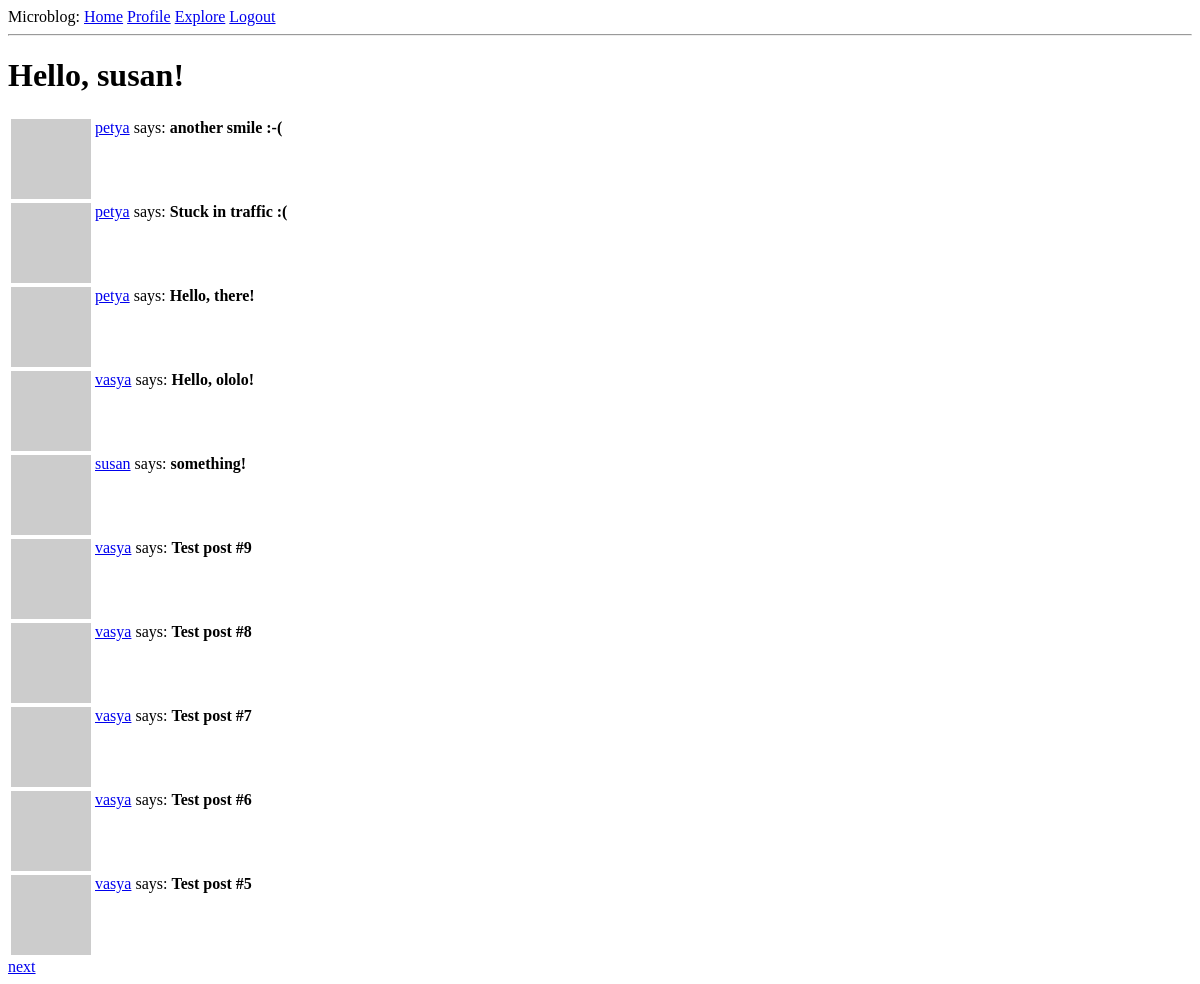
The page /explore (signed in) on the database as committed earlier.
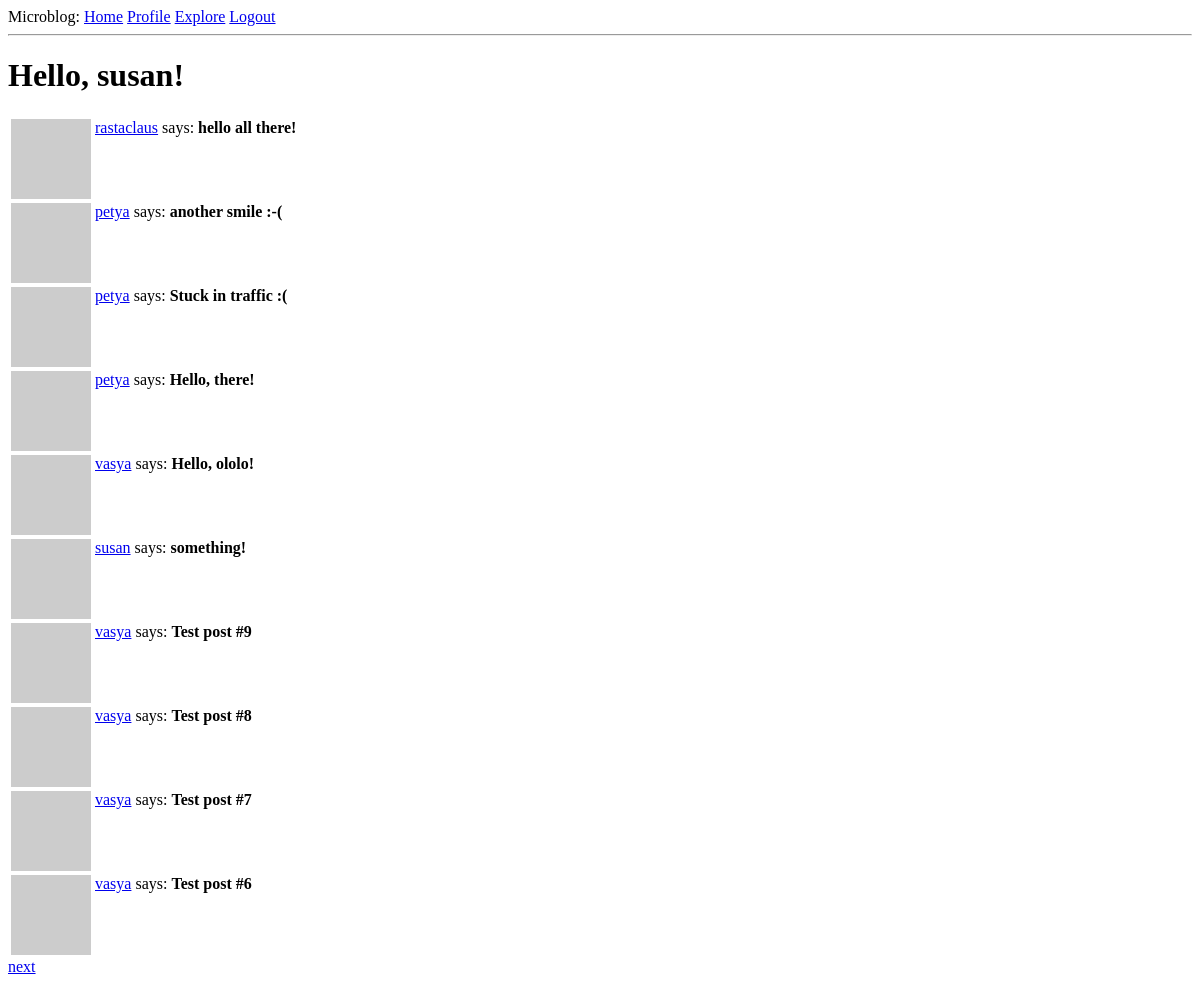
The same page on the database as committed later.
### app/models.py (models this page shows, shortened)
class Post(db.Model):
    id = db.Column(db.Integer, primary_key=True)
    body = db.Column(db.String(140))
    timestamp = db.Column(db.DateTime, index=True, default=datetime.utcnow)
    user_id = db.Column(db.Integer, db.ForeignKey('user.id'))

class User(UserMixin, db.Model):
    id = db.Column(db.Integer, primary_key=True)
    username = db.Column(db.String(64), index=True, unique=True)
    email = db.Column(db.String(120), index=True, unique=True)
    password_hash = db.Column(db.String(128))
    posts = db.relationship('Post', backref='author', lazy='dynamic')
    about_me = db.Column(db.String(140))
    last_seen = db.Column(db.DateTime, default=datetime.utcnow)
    followed = db.relationship(
        'User', secondary='followers',
        primaryjoin=(followers.c.follower_id == id),
        secondaryjoin=(followers.c.followed_id == id),
        backref=db.backref('followers', lazy='dynamic'), lazy='dynamic')
    def avatar(self, size):
        digest = md5(self.email.lower().encode('utf-8')).hexdigest()
        return f'https://www.gravatar.com/avatar/{digest}?d=identicon&s={size}'

### app/routes.py (the view)
@app.route('/explore')
@login_required
def explore():
    page = request.args.get('page', 1, type=int)
    posts = Post.query.order_by(Post.timestamp.desc()).paginate(
        page, app.config['POSTS_PER_PAGE'], False)
    next_url = url_for('explore', page=posts.next_num) \
        if posts.has_next else None
    prev_url = url_for('explore', page=posts.prev_num) \
        if posts.has_prev else None
    context = {
        'posts': posts.items,
        'title': 'Explore',
        'next_url': next_url,
        'prev_url': prev_url}
    return render_template('index.html', **context)

### app/models.py (called while the page is built)
@login.user_loader
def load_user(id):
    return User.query.get(int(id))

### app/routes.py (called while the page is built)
@app.before_request
def before_request():
    if current_user.is_authenticated:
        current_user.last_seen = datetime.utcnow()
        db.session.commit()

### app/templates/index.html (shortened to what this page needs)
{% extends "base.html" %}
{% block content %}
  <h1>Hello, {{ current_user.username }}!</h1>
  <table>
  {% for post in posts %}
    {% include "_post.html" %}
  {% endfor %}
  </table>
  {% include "_pagination.html" %}
{% endblock %}

### app/templates/_post.html
<tr valign="top">
  <td><img src="{{ post.author.avatar(36) }}"></td>
  <td><a href="{{ url_for('user', username=post.author.username) }}">
      {{ post.author.username }}</a> says: <b>{{ post.body }}</b>
  </td>
</tr>

Rows that differ between the two databases and show on the page:
no longer on this page (row unchanged): Post: author.username "vasya", body "Test post #5"
added Post: author.username "rastaclaus", body "hello all there!"
